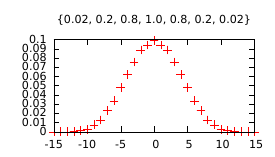

The script that saved this image:
set terminal pdf size 7cm, 4cm
set output 'doc-gnuplottex-fig7.pdf'
    set title "{0.02, 0.2, 0.8, 1.0, 0.8, 0.2, 0.02}"
    plot "large-kernel.data" title ""
